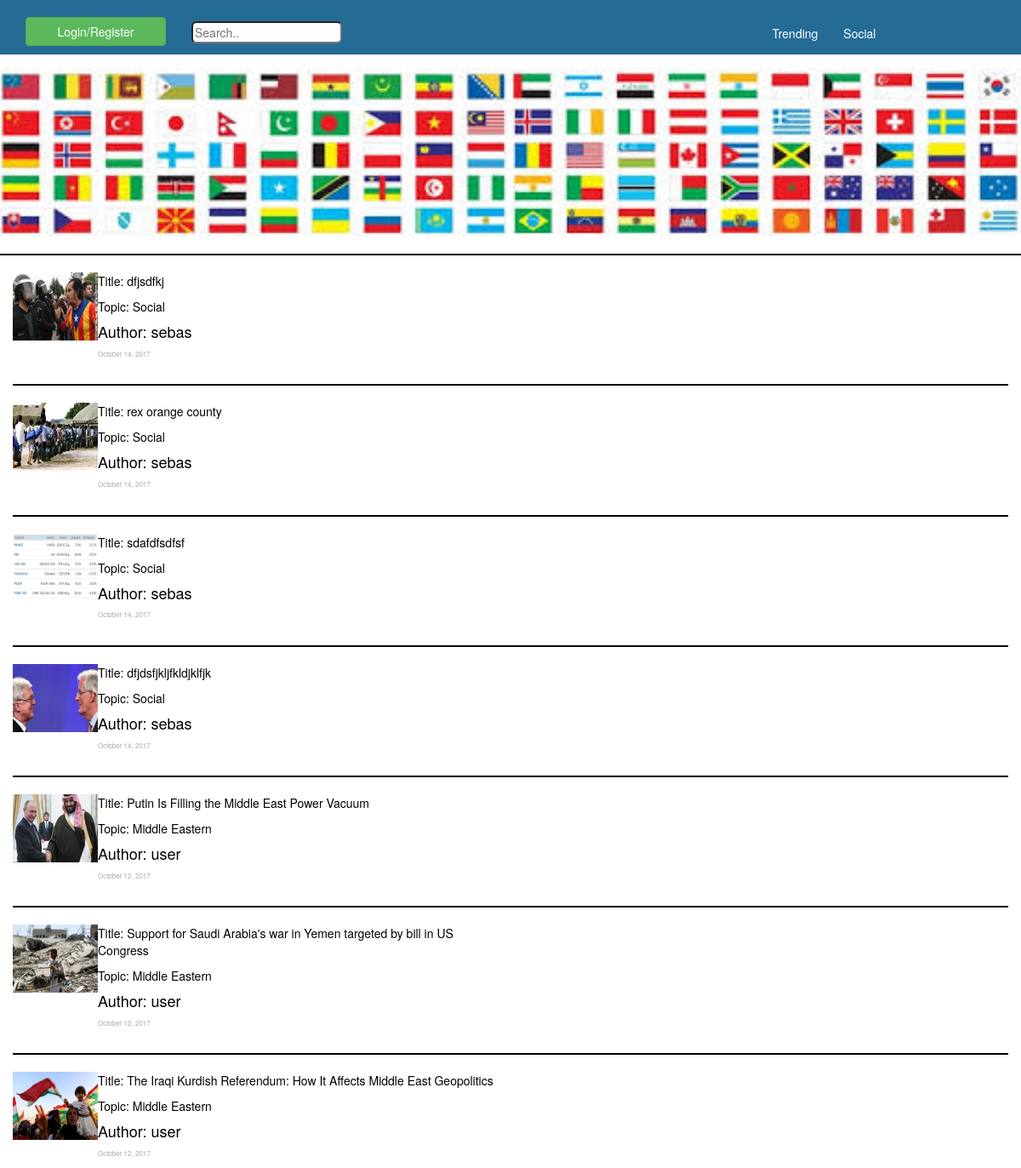
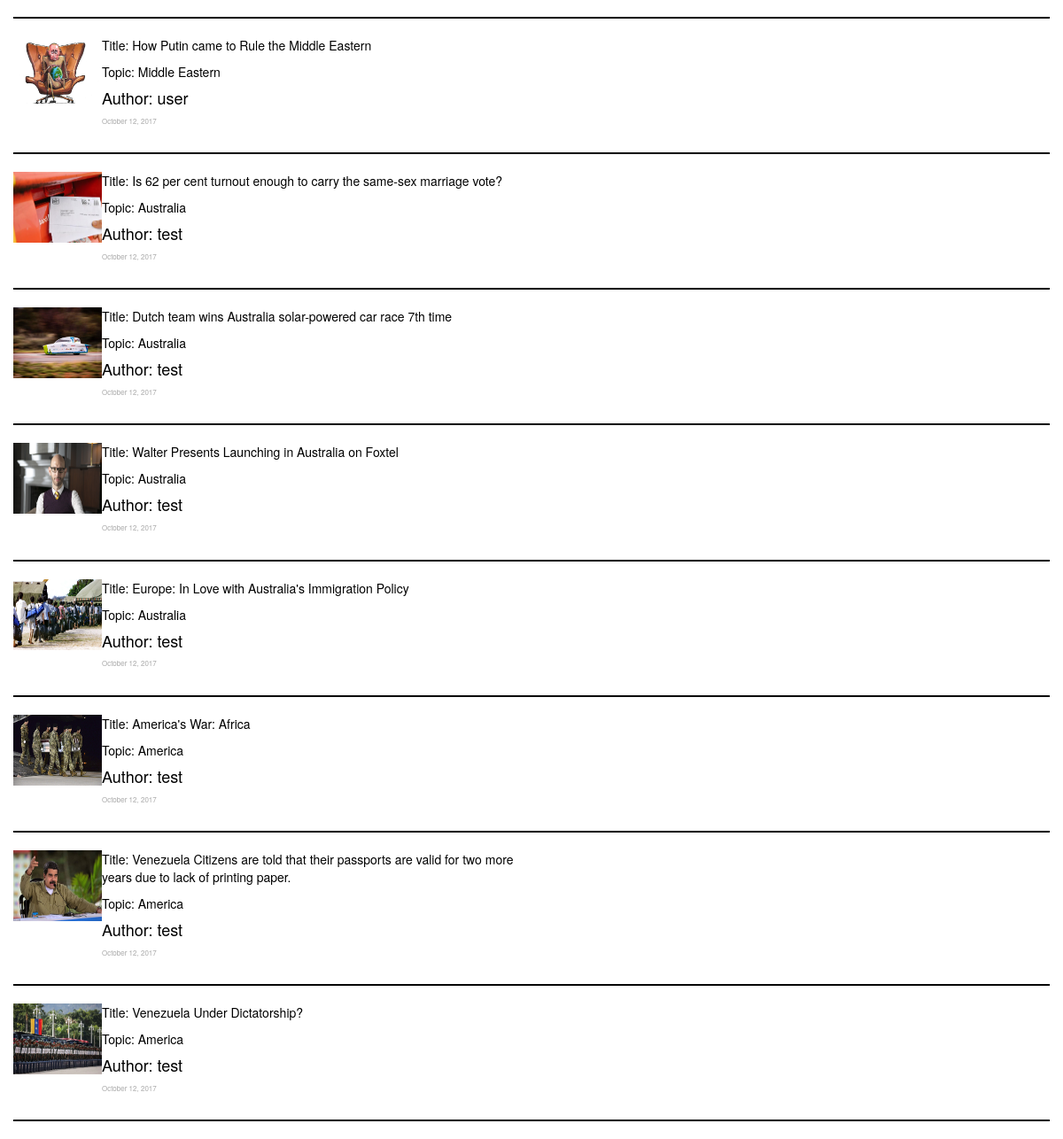
Screenshot of /webapp/home.php with the database file from the repository (2 pictures, top to bottom).
### tables this page shows
CREATE TABLE `articles` (
  `article_id` int(11) NOT NULL,
  `title` longtext NOT NULL,
  `content` longtext NOT NULL,
  `date` date NOT NULL,
  `user_id` int(11) NOT NULL,
  `image` varchar(5000) NOT NULL,
  `topic` enum('Social','America','Asia','Europe','Middle Eastern','Australia') NOT NULL
);

CREATE TABLE `user` (
  `user_id` int(11) NOT NULL,
  `username` varchar(1000) NOT NULL,
  `email` varchar(1000) NOT NULL,
  `password` varchar(100) NOT NULL
);

### webapp/home.php (the view, shortened to what this page needs)
<?php
require("sql_connect.php");
    $sql = "SELECT *
            FROM articles AS a
            INNER JOIN user AS u
            ON a.user_id = u.user_id
            ORDER BY article_id DESC LIMIT 15";
    $return = mysqli_query($db,$sql);
?>
<html>
<head>
<link rel = "stylesheet" type = "text/css" href="style.css">
<link rel = "stylesheet" type = "text/css" href="style1.css">
<link rel = "stylesheet" href = "bootstrap/css/bootstrap.css">
</head>
<header>
    <nav class = "nav navbar-default-top2">
        <div class="container-fluid">
                <?php if(!(isset($_SESSION['username']))){?>
                           <div class = 'col-md-2'>
                                <button type='button' name = 'logRegBtn' class = 'btn btn-success' style = 'margin-top: 20px;' data-toggle = 'modal' data-target = '#loginModal'>Login/Register</button>
                            </div>
                 <?php } ?>
                    <form action = "home.php" method = "POST">
                        <div class="col-md-2" style = "margin-top: 25px;">
                             <input type="text" name="search" placeholder="Search.." style = "border-radius: 6px;">
                        </div>
                    </form>
                    <div class = "col-md-offset-9">
                        <ul class = "nav navbar-nav">
                        <li><a href= "Trending.php">Trending</a></li>
                        <li><a href= "social.php">Social</a></li>
                        </ul>
                    </div>
        </div>
    </nav>
    <img src = "banner.jpg" style = "margin-top: 80px; width: 100%;">
    <hr style = 'border: solid black 1px;'>
</header>
<body>
<div class="container-fluid">
    <?php
        while($row = mysqli_fetch_assoc($return)){
             $temporary = strtotime($row['date']);
             $newDate = date("F j, Y", $temporary);
            echo"
                <div class='row'>
                    <div class = 'col-md-1'>
                        <a href = 'article.php?artID={$row['article_id']}'><img src='{$row['image']}' style = 'width:100px;height: 80px;'></a>
                    </div>
                    <div class = 'col-md-5'>
                        <a href = 'article.php?artID={$row['article_id']}'><p>Title: {$row['title']}</p></a>
                        <p>Topic: {$row['topic']}</p>
                        <h4 style = 'color:black;'>Author: {$row['username']}</h4>
                        <p style = 'font-size: 8px; color: darkgray'>{$newDate}</p>
                    </div>
                </div>
                 <hr style = 'border: solid black 0.5px;'>
            ";
        }
    ?>
</div>
</body>
</html>

### webapp/style.css (style rules this page uses)
p { color: black; }
.navbar-default-top2 { background-color: #246b96; position: fixed; top: 0; width: 100%; z-index: 100; }
.navbar-nav > li >a { color: white; transition-duration: 0.4s; }
.btn { width: 100%; }

### webapp/style1.css (style rules this page uses)
p { color: black; }
.navbar-default-top2 { background-color: #246b96; top: 0; width: 100%; }
.navbar-nav > li >a { color: white; transition-duration: 0.4s; }

### rows the page displays
articles: image (picture), title "dfjsdfkj", topic "Social", user.username "sebas", date "October 14, 2017"
articles: image (picture), title "rex orange county", topic "Social", user.username "sebas", date "October 14, 2017"
articles: image (picture), title "sdafdfsdfsf", topic "Social", user.username "sebas", date "October 14, 2017"
articles: image (picture), title "dfjdsfjkljfkldjklfjk", topic "Social", user.username "sebas", date "October 14, 2017"
articles: image (picture), title "Putin Is Filling the Middle East Power Vacuum", topic "Middle Eastern", user.username "user", date "October 12, 2017"
articles: image (picture), title "Support for Saudi Arabia's war in Yemen targeted by bill in US Congress", topic "Middle Eastern", user.username "user", date "October 12, 2017"
articles: image (picture), title "The Iraqi Kurdish Referendum: How It Affects Middle East Geopolitics", topic "Middle Eastern", user.username "user", date "October 12, 2017"
articles: image (picture), title "How Putin came to Rule the Middle Eastern", topic "Middle Eastern", user.username "user", date "October 12, 2017"
articles: image (picture), title "Is 62 per cent turnout enough to carry the same-sex marriage vote?", topic "Australia", user.username "test", date "October 12, 2017"
articles: image (picture), title "Dutch team wins Australia solar-powered car race 7th time", topic "Australia", user.username "test", date "October 12, 2017"
articles: image (picture), title "Walter Presents Launching in Australia on Foxtel", topic "Australia", user.username "test", date "October 12, 2017"
articles: image (picture), title "Europe: In Love with Australia's Immigration Policy", topic "Australia", user.username "test", date "October 12, 2017"
articles: image (picture), title "America's War: Africa", topic "America", user.username "test", date "October 12, 2017"
articles: image (picture), title "Venezuela Citizens are told that their passports are valid for two more years due to lack of printing paper.", topic "America", user.username "test", date "October 12, 2017"
articles: image (picture), title "Venezuela Under Dictatorship?", topic "America", user.username "test", date "October 12, 2017"
